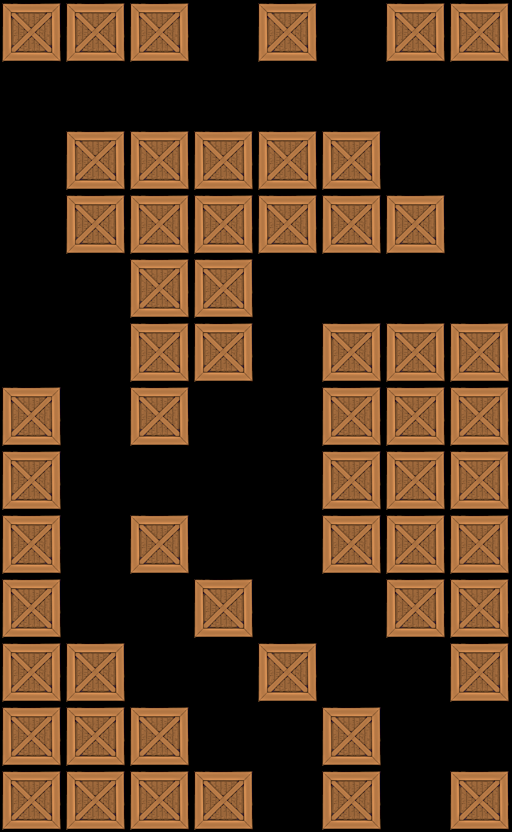

This is a level from a 2D game, rendered from its Tiled map with the project's own tilesets. A one-line summary and the map file follow, with tile-layer data summarised:
An orthogonal 8x13 tile map with 64x64 px tiles, 1 tile layer (Tile Layer 1).

<map version="1.0" orientation="orthogonal" width="8" height="13" tilewidth="64" tileheight="64">
 <tileset firstgid="1" name="crate" tilewidth="64" tileheight="64">
  <image source="../../crate4.png" width="64" height="64" />
 </tileset>
 <layer name="Tile Layer 1" width="8" height="13">
  <data>[104 cells, 56 non-empty, 1 distinct tile ids]</data>
 </layer>
</map>
